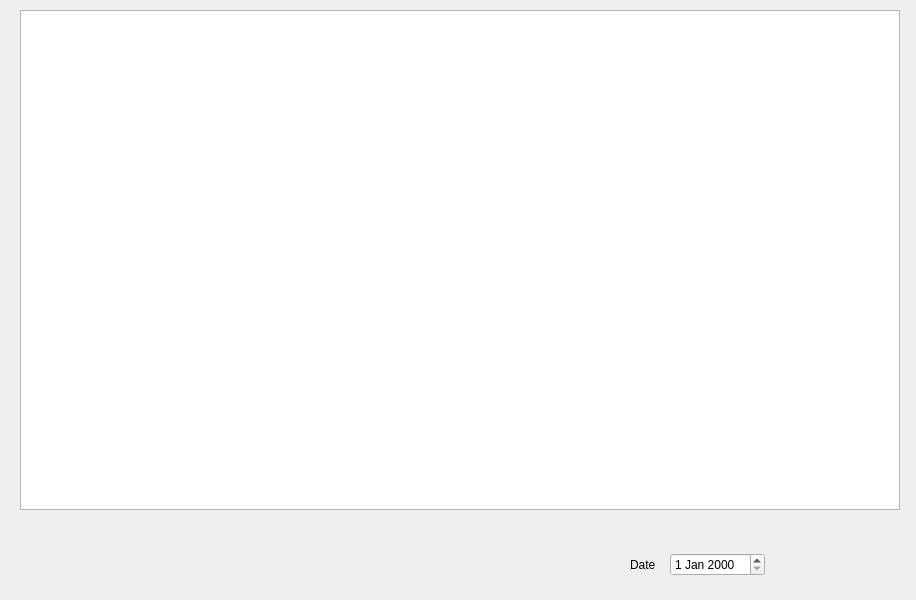
<?xml version="1.0" encoding="UTF-8"?>
<ui version="4.0">
 <class>GraphicDataDialog</class>
 <widget class="QDialog" name="GraphicDataDialog">
  <property name="geometry">
   <rect>
    <x>0</x>
    <y>0</y>
    <width>916</width>
    <height>600</height>
   </rect>
  </property>
  <property name="windowTitle">
   <string>Dialog</string>
  </property>
  <widget class="QGraphicsView" name="graphicsView">
   <property name="geometry">
    <rect>
     <x>20</x>
     <y>10</y>
     <width>880</width>
     <height>500</height>
    </rect>
   </property>
  </widget>
  <widget class="QWidget" name="">
   <property name="geometry">
    <rect>
     <x>630</x>
     <y>550</y>
     <width>135</width>
     <height>29</height>
    </rect>
   </property>
   <layout class="QHBoxLayout" name="horizontalLayout">
    <item>
     <widget class="QLabel" name="date">
      <property name="text">
       <string>Date</string>
      </property>
     </widget>
    </item>
    <item>
     <widget class="QDateEdit" name="dateValue"/>
    </item>
   </layout>
  </widget>
 </widget>
 <resources/>
 <connections/>
</ui>
